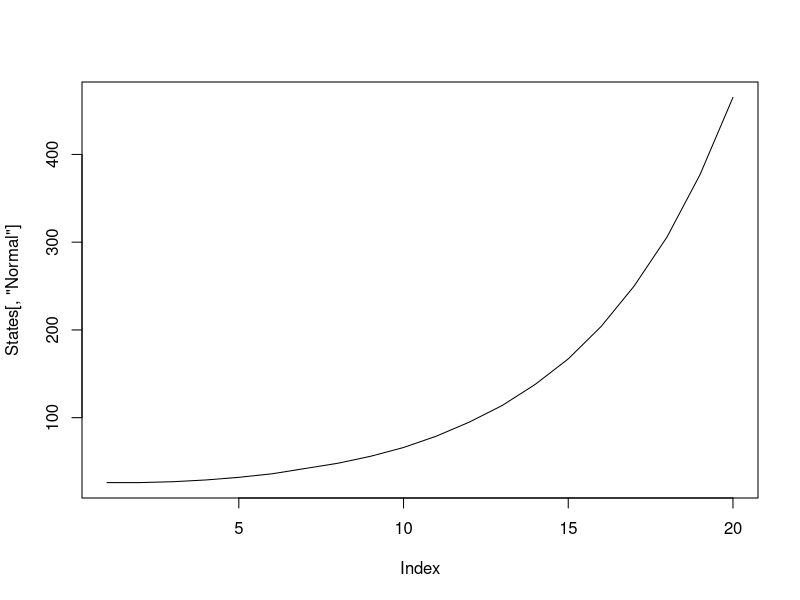
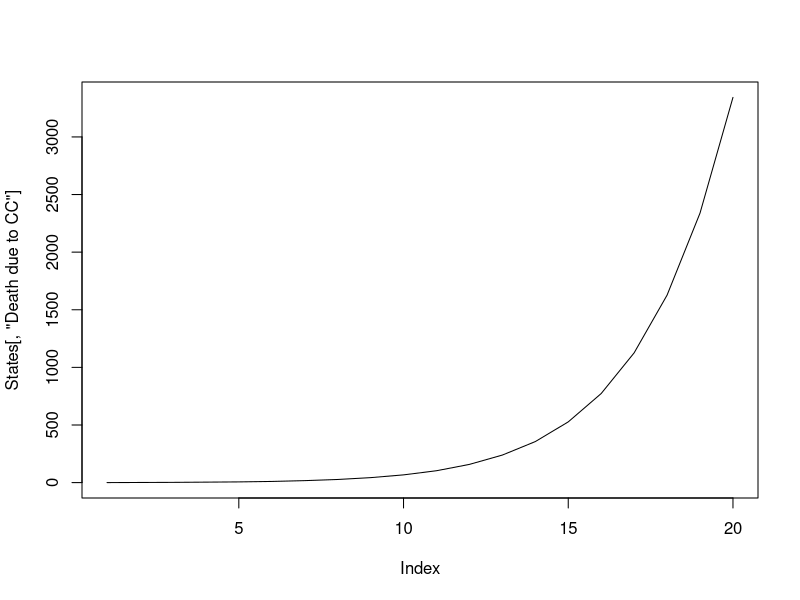

Recreate these plots in R, in order.
### MARKOV MODEL HPV DRAFT
## Gwen Oliver
## Nov 12, 2021

### This model is for the undetected compartments ONLY

# 20 years
t = 20

# 100 people
N.people = 100

# 7 states: normal, infected, CIN 1, CIN 2, CIN 3, cancer, cancer deaths
N.states = 7


# Total prob leaving each state needs to add to 1?

# aging into cohort
p_0_1 <- 0
# Rough estimate based on proportion of US pop that is female, 10-14
# https://www.statista.com/statistics/241488/population-of-the-us-by-sex-and-age/

#p_1_1 <- 0.95 # normal > normal
# 1-infection
p_1_2 <- 0.29 # normal > infected


#p_2_2 <- 0.6 # infected > infected
p_2_1 <- 0.1 # infected > normal
# Numbers vary widely for this parameter
p_2_3 = 0.1 # infected > CIN 1

#p_3_3 <- 0.15 # CIN1 > CIN1
p_3_2 <- 0.2 # CIN1> infected
# These estimates vary widely
p_3_4 <- 0.18  # CIN1 > CIN2

#p_4_4 <- 0.2   # CIN2 > CIN2
p_4_5 <- 0.3 # CIN2 > CIN3
p_4_3 <- 0.13   # CIN2 > CIN1


#p_5_5 <- 0.2 # CIN3 > CIN3
# Didn't find an estimate for this
p_5_4 <- 0.03 # CIN3 > CIN2
# Only one estimate for this, only for HPV 16/18
p_5_6 <- 0.2 # CIN 3 > cancer
# Two estimates for this, 10-fold difference between them

#p_6_6 = 0.3 # Cancer > cancer
# Didn't find an estimate for this
p_6_7 <- 0.5 # Cancer > Cancer death
# Don't have an estimate for this yet, but I think available on SEER

p_1_0 = 0.3 # Age out normal
p_2_0 = 0.3 # Age out infection
p_3_0 = 0.1 # Age out CIN1
p_4_0 = 0.1 # Age out CIN2
p_5_0 = 0.1 # Age out CIN3
p_6_0 = 0.1 # Age out cancer

p_1_1 = 1-p_1_0-p_1_2 # Stay normal
p_2_2 = 1-p_2_0-p_2_1-p_2_3 # Stay infected
p_3_3 = 1-p_3_0-p_3_2-p_3_4 # Stay CIN1
p_4_4 = 1-p_4_0-p_4_5-p_4_3 # Stay CIN2
p_5_5 = 1-p_5_0-p_5_4-p_5_6 # Stay CIN3
p_6_6 = 1-p_6_0-p_6_7 # Stay cancer



# Starting number in each state

# Create years label
prefix = "Year"
suffix = seq(1:20)
years = paste(prefix, suffix, sep=" ")


# Create empty array
mat1 = matrix(NA, t, N.states, dimnames=list(years, c("Normal","Infected","CIN 1","CIN 2","CIN 3","Cancer","Death due to CC")))

# Assign starting prevalence of each state
prev1 = 0.29
prev2 = 0.5
prev3 = 0.1
prev4 = 0.05
prev5 = 0.05
prev6 = 0.01
prev7 = 0

# Assign starting states
set.seed(123)
mat1[1,] <- rmultinom(1, 100, prob=c(prev1,prev2,prev3,prev4,prev5,prev6,prev7)) 

# Run model
for(i in 2:t){
  # Normal
  mat1[i,1] <- (mat1[(i-1),1]) + #previous N people in normal
    (mat1[(i-1),1])*p_0_1 +      #aging in #0.05
    (mat1[(i-1),1])*p_1_1 +      #stay normal #Difference
    (mat1[(i-1),2])*p_2_1 -      #regress from inf #0.2
    (mat1[(i-1),1])*p_1_2 -      #progress to inf #0.25
    (mat1[(i-1),1])*p_1_0        #age out #0.1
  # Infected   
  mat1[i,2] <- (mat1[(i-1),2]) + #previous N people in infected
    (mat1[(i-1),1])*p_1_2 +      #progress from normal #0.15
    (mat1[(i-1),2])*p_2_2 +      #stay infected #Difference
    (mat1[(i-1),3])*p_3_2 -      #regress from CIN1 #0.2
    (mat1[(i-1),2])*p_2_1 -      #regress to normal #0.2
    (mat1[(i-1),2])*p_2_3 -      #progress to CIN1 #0.1
    (mat1[(i-1),2])*p_2_0        #age out #0.05
  # CIN1
  mat1[i,3] <- (mat1[(i-1),3]) + #previous N people in CIN1
    (mat1[(i-1),2])*p_2_3 +      #progress from infected #0.1
    (mat1[(i-1),3])*p_3_3 +      #stay CIN1 #Difference
    (mat1[(i-1),4])*p_4_3 -      #regress from CIN2 #0.13
    (mat1[(i-1),3])*p_3_2 -      #regress to infected #0.2
    (mat1[(i-1),3])*p_3_4 -      #progress to CIN2 #0.1
    (mat1[(i-1),3])*p_3_0        #age out #1/21
  # CIN2
  mat1[i,4] <- (mat1[(i-1),4]) + #previous N people in CIN2
    (mat1[(i-1),3])*p_3_4 +      #progress from CIN1
    (mat1[(i-1),4])*p_4_4 +      #stay CIN2
    (mat1[(i-1),5])*p_5_4 -      #regress from CIN3
    (mat1[(i-1),4])*p_4_3 -      #regress to CIN1
    (mat1[(i-1),4])*p_4_5 -      #progress to CIN3
    (mat1[(i-1),4])*p_4_0        #age out
  # CIN3
  mat1[i,5] <- (mat1[(i-1),5]) + #previous N people in CIN3
    (mat1[(i-1),4])*p_4_5 +      #progress from CIN2
    (mat1[(i-1),5])*p_5_5 -      #stay CIN3
    (mat1[(i-1),5])*p_5_4 -      #regress to CIN2
    (mat1[(i-1),5])*p_5_6 -      #progress to cancer
    (mat1[(i-1),5])*p_5_0        #age out
  # Cancer
  mat1[i,6] <- (mat1[(i-1),6]) + #previous N people in cancer
    (mat1[(i-1),5])*p_5_6 +      #progress from CIN3
    (mat1[(i-1),6])*p_6_6 -      #stay cancer
    (mat1[(i-1),6])*p_6_7 -      #die
    (mat1[(i-1),6])*p_6_0        #age out
  # Cancer deaths
  mat1[i,7] <- (mat1[(i-1),7]) + #previous N cancer deaths
    (mat1[(i-1),6])*p_6_7        #progress from cancer
  
}

mat1 <- round(mat1,0)


#Check Progression over time

States <- apply(mat1, c(1,2), sum)

plot(States[,'Normal'], type='l')

plot(States[,'Death due to CC'], type='l')
